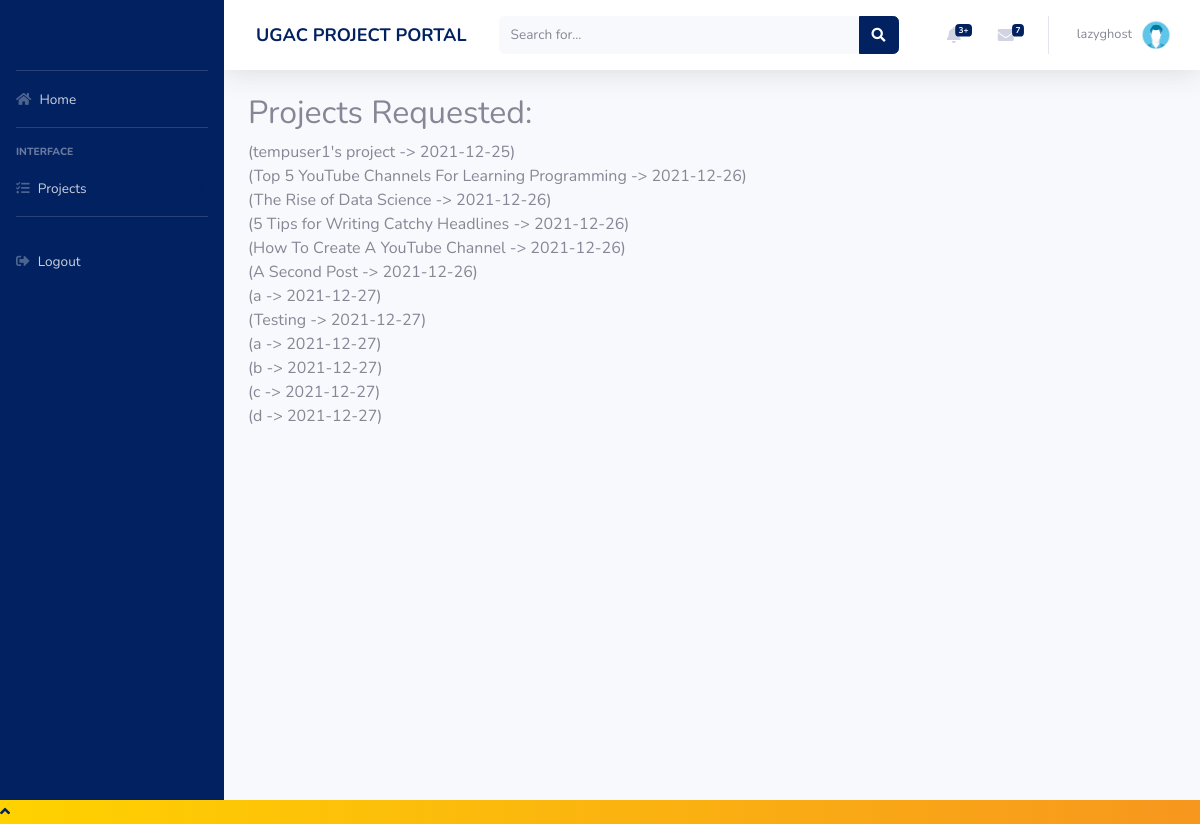
The page /profile/projects/requested (signed in) on the database as committed earlier.
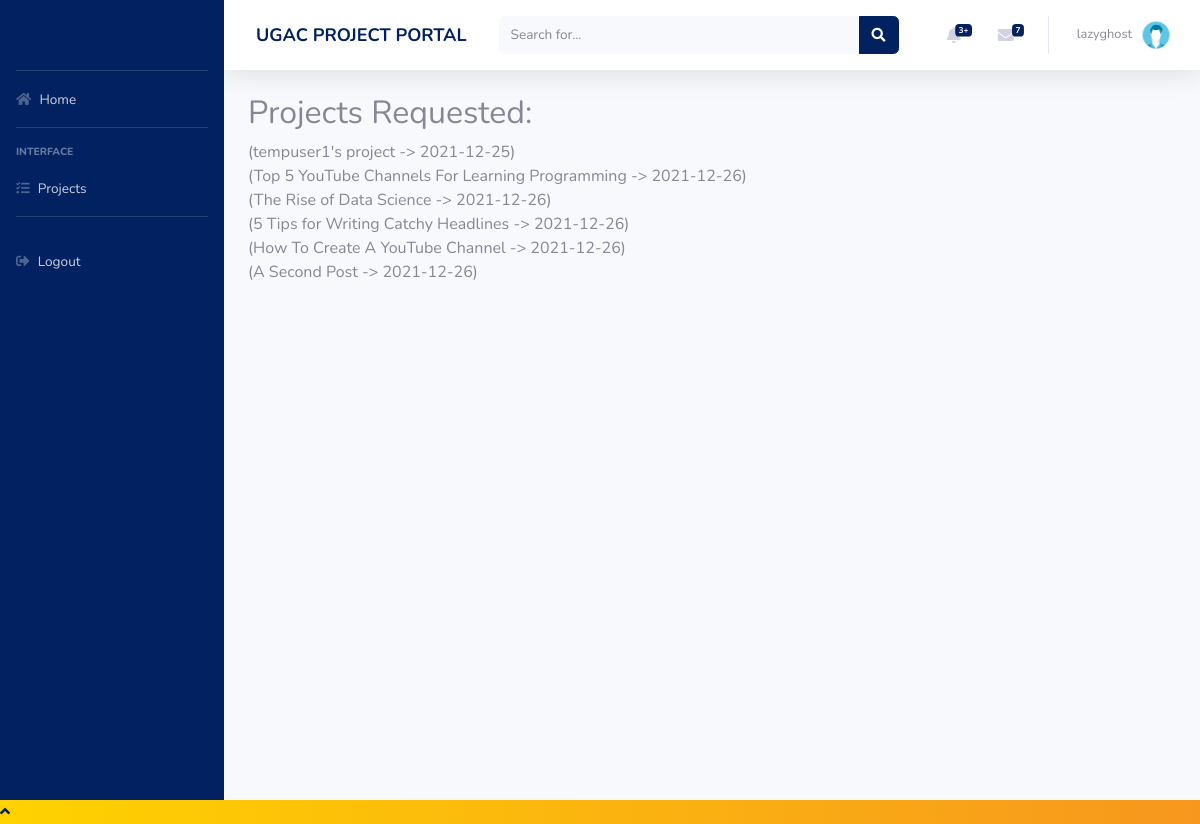
The same page on the database as committed later.
### users/models.py (models this page shows, shortened)
class Profile(models.Model):
    user = models.OneToOneField(User, on_delete=models.CASCADE)
    image = models.ImageField(default = 'default.jpg', upload_to='profile_pics', blank=True)
    rollno = models.CharField(max_length=10)
    year = models.CharField(max_length=30, choices = YEAR_CHOICES)
    branch = models.CharField(max_length=30, choices = BRANCH_CHOICES)
    techskills = models.TextField()
    starred_projects = models.ManyToManyField(Project, related_name='starred_projects', blank = True)
    cv = models.FileField(blank = True, upload_to='resumes')

### home/models.py (models this page shows)
class Project(models.Model):
    Title = models.CharField(max_length=30)
    Description = models.TextField()
    FloatedBy = models.ForeignKey(User, on_delete=models.CASCADE)
    Mentors = models.ManyToManyField(User, related_name='Mentors', blank = True)
    Status = models.CharField(max_length=10, choices=STATUS_CHOICES, default='Open')
    OpenedFor = models.CharField(max_length=300)
    Difficulty = models.CharField(max_length=15, choices=DIFFICULTY_CHOICES, default='Beginner')
    PreRequisite = models.TextField()
    Duration = models.CharField(max_length=30)
    DatePosted = models.DateTimeField(default = timezone.now)
    SelectionCriteria = models.TextField()
    MailNotification = models.CharField(max_length=5, choices=NOTIFICATION_CHOICES,default='On')
    ApplyRequest = models.ManyToManyField(User, related_name='ApplyRequest', blank = True)
    AlreadyApplied = models.ManyToManyField(User, related_name='AlreadyApplied', blank = True)
    def __str__(self):
        return f"({self.Title} -> {self.DatePosted.date()})"

### users/views.py (the view)
# urls.py: path('projects/requested', views.projects_requested, name = 'projects-requested'),
def projects_requested(request):
    projects = Project.objects.all()
    projects_requested = projects.filter(ApplyRequest = request.user)
    context = {
        'title': 'Projects Requested',
        'projects': projects_requested,
    }
    return render(request, 'users/profile_requested.html', context)

### users/templates/users/profile_requested.html (shortened to what this page needs)
{% extends 'users/profile.html' %}
{% block profile %}
<div>
    <h2>Projects Requested:</h2>
	{% for project in projects %}
	<div>{{project}}</div>
	{% endfor %}
</div>
{% endblock profile %}

### users/templates/users/profile.html (shortened to what this page needs)
{% extends 'home/base.html' %}
{% block content %}
{% block profile %}{% endblock profile %}
{% endblock content %}

### home/templates/home/base.html (shortened to what this page needs)
{% load static %}
<!DOCTYPE html>
<html lang="en">
	<head>
		<link rel="stylesheet" type="text/css" href="{% static 'home/style.css' %}">
		<link rel="stylesheet" href="https://pro.fontawesome.com/releases/v5.10.0/css/all.css"/>
	</head>
	<body>
    <body id="page-top">
        <div id="wrapper">
            <ul class="navbar-nav bg-gradient-primary sidebar sidebar-dark accordion" id="accordionSidebar">
                <a class="sidebar-brand d-flex align-items-center justify-content-center" href="/">
                </a>
                <hr class="sidebar-divider my-0">
                <li class="nav-item">
                    <a class="nav-link"  href="{% url 'home' %}"">
                        <i class="fas fa-home"></i>
                        <span>Home</span></a>
                </li>
                <hr class="sidebar-divider">
                <div class="sidebar-heading">
                    Interface
                </div>
                <li class="nav-item">
                    <a class="nav-link collapsed" href="#" data-toggle="collapse" data-target="#collapseTwo"
                        aria-expanded="true" aria-controls="collapseTwo">
                        <i class="fas fa-tasks"></i>
                        <span>Projects</span>
                    </a>
                </li>
                <hr class="sidebar-divider">
    						<li class="nav-item">
    								<a class="nav-link"  href="{% url 'logout' %}"">
    										<i class="fas fa-sign-out-alt"></i>
    										<span>Logout</span></a>
    						</li>
            </ul>
            <div id="content-wrapper" class="d-flex flex-column">
                <div id="content">
                    <nav class="navbar navbar-expand navbar-light bg-white topbar mb-4 static-top shadow">
                    <div class="sidebar-brand-text mx-3" style="color: #022160; font-size: large; font-weight: bold">  UGAC PROJECT PORTAL     </div>
                        <form
                            class="d-none d-sm-inline-block form-inline mr-auto ml-md-3 my-2 my-md-0 mw-100 navbar-search">
                            <div class="input-group">
                                <input type="text" class="form-control bg-light border-0 small" placeholder="Search for..."
                                    aria-label="Search" aria-describedby="basic-addon2" >
                                <div class="input-group-append">
                                    <button class="btn btn-primary" type="button">
                                        <i class="fas fa-search fa-sm"></i>
                                    </button>
                                </div>
                            </div>
                        </form>
                        <ul class="navbar-nav ml-auto">
                            <li class="nav-item dropdown no-arrow mx-1">
                                <a class="nav-link dropdown-toggle" href="#" id="alertsDropdown" role="button"
                                    data-toggle="dropdown" aria-haspopup="true" aria-expanded="false">
                                    <i class="fas fa-bell fa-fw"></i>
                                    <span class="badge badge-danger badge-counter">3+</span>
                                </a>
                            </li>
                            <li class="nav-item dropdown no-arrow mx-1">
                                <a class="nav-link dropdown-toggle" href="#" id="messagesDropdown" role="button"
                                    data-toggle="dropdown" aria-haspopup="true" aria-expanded="false">
                                    <i class="fas fa-envelope fa-fw"></i>
                                    <span class="badge badge-danger badge-counter">7</span>
                                </a>
                            </li>
                            <li class="nav-item dropdown no-arrow">
                                <a class="nav-link dropdown-toggle" href="#" id="userDropdown" role="button"
                                    data-toggle="dropdown" aria-haspopup="true" aria-expanded="false">
                                    <span class="mr-2 d-none d-lg-inline text-gray-600 small">{{user.username}}</span>
                                    <img class="img-profile rounded-circle"
                                        src="{{user.profile.image.url}}">
                                </a>
                            </li>
                        </ul>
                    </nav>
                    <div class="container-fluid">
		{% block content %}{% endblock content %}
	</div>
</div>
</div>
</div>
<a class="scroll-to-top rounded" href="#page-top">
<i class="fas fa-angle-up"></i>
</a>
	</body>
</html>

Rows that differ between the two databases and show on the page:
removed Project: Title+DatePosted "(a -> 2021-12-27)"
removed Project: Title+DatePosted "(Testing -> 2021-12-27)"
removed Project: Title+DatePosted "(a -> 2021-12-27)"
removed Project: Title+DatePosted "(b -> 2021-12-27)"
removed Project: Title+DatePosted "(c -> 2021-12-27)"
removed Project: Title+DatePosted "(d -> 2021-12-27)"
